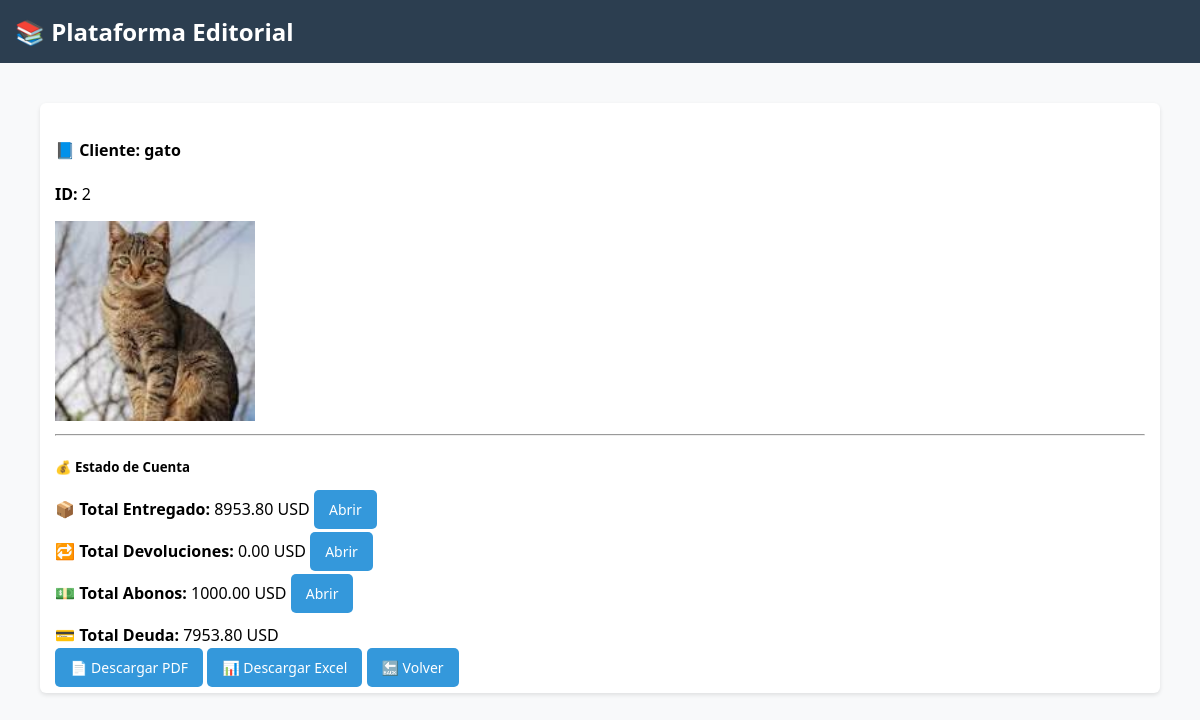
/ver_cliente/2, run on the app's committed database.
### tables this page shows
CREATE TABLE clientes (
            id INTEGER PRIMARY KEY AUTOINCREMENT,
            nombre TEXT,
            foto TEXT
        );

### app.py (the view)
@app.route('/ver_cliente/<int:cliente_id>')
def ver_cliente(cliente_id):
    conn = sqlite3.connect(DATABASE)
    cursor = conn.cursor()
    cursor.execute("SELECT * FROM clientes WHERE id = ?", (cliente_id,))
    cliente = cursor.fetchone()
    cursor.execute("SELECT cantidad, precio_unitario, descuento FROM ventas WHERE cliente_id = ?", (cliente_id,))
    ventas = cursor.fetchall()
    total_entregado = sum(
        cantidad * (precio_unitario * (1 - descuento / 100))
        for cantidad, precio_unitario, descuento in ventas
    )
    cursor.execute("SELECT libro, cantidad FROM devoluciones WHERE cliente_id = ?", (cliente_id,))
    devoluciones = cursor.fetchall()
    total_devoluciones = sum(cant * precio_del_libro(lib) for lib, cant in devoluciones)
    cursor.execute("SELECT monto FROM abonos WHERE cliente_id = ?", (cliente_id,))
    abonos = cursor.fetchall()
    total_abonos = sum(a[0] for a in abonos)
    conn.close()
    total_deuda = total_entregado - total_devoluciones - total_abonos
    return render_template(
        'ver_cliente.html',
        cliente=cliente,
        total_entregado=round(total_entregado, 2),
        total_devoluciones=round(total_devoluciones, 2),
        total_abonos=round(total_abonos, 2),
        total_deuda=round(total_deuda, 2)
    )

### app.py (called while the page is built)
def precio_del_libro(nombre_libro):
    conn = sqlite3.connect(DATABASE)
    c = conn.cursor()
    c.execute("SELECT precio FROM libros WHERE nombre = ?", (nombre_libro,))
    resultado = c.fetchone()
    conn.close()
    return resultado[0] if resultado else 0.0

### templates/ver_cliente.html
{% extends 'base.html' %}
{% block content %}
<div class="container mt-4">
    <div class="card mb-4">
        <div class="card-body">
            <h4>📘 Cliente: <strong>{{ cliente[1] }}</strong></h4>
            <p><strong>ID:</strong> {{ cliente[0] }}</p>
            {% if cliente[2] %}
                <img src="{{ url_for('static', filename='images/' ~ cliente[2]) }}" class="img-thumbnail" width="200">
            {% endif %}
            <hr>
            <h5 class="mt-3">💰 Estado de Cuenta</h5>
            <div style="margin-bottom: 20px;" class="d-flex justify-content-between align-items-center">
                <span>📦 <strong>Total Entregado:</strong> {{ "%.2f"|format(total_entregado) }} USD</span>
                <a href="{{ url_for('ver_entregas', cliente_id=cliente[0]) }}" class="btn btn-sm btn-outline-primary">Abrir</a>
            </div>
            <div style="margin-bottom: 20px;" class="d-flex justify-content-between align-items-center">
                <span>🔁 <strong>Total Devoluciones:</strong> {{ "%.2f"|format(total_devoluciones) }} USD</span>
                <a href="{{ url_for('ver_devoluciones', cliente_id=cliente[0]) }}" class="btn btn-sm btn-outline-primary">Abrir</a>
            </div>
            <div style="margin-bottom: 20px;" class="d-flex justify-content-between align-items-center">
                <span>💵 <strong>Total Abonos:</strong> {{ "%.2f"|format(total_abonos) }} USD</span>
                <a href="{{ url_for('ver_abonos', cliente_id=cliente[0]) }}" class="btn btn-sm btn-outline-primary">Abrir</a>
            </div>
            <div style="margin-bottom: 10px;" class="d-flex justify-content-between align-items-center">
                <span>💳 <strong>Total Deuda:</strong> <span class="text-danger">{{ "%.2f"|format(total_deuda) }} USD</span></span>
            </div>
            <div class="mt-4">
                <a href="{{ url_for('descargar_pdf', cliente_id=cliente[0]) }}" class="btn btn-danger">📄 Descargar PDF</a>
		<a href="{{ url_for('descargar_excel', cliente_id=cliente[0]) }}" class="btn btn-success">📊 Descargar Excel</a>
                <a href="{{ url_for('clientes') }}" class="btn btn-secondary">🔙 Volver</a>
            </div>
        </div>
    </div>
</div>
{% endblock %}

### templates/base.html (style rules this page uses)
body { font-family: 'Segoe UI', sans-serif; margin: 0; background: #f8f9fa; }
.btn { background-color: #3498db; padding: 10px 15px; border: none; border-radius: 5px; color: white; text-decoration: none; font-size: 14px; cursor: pointer; }
.container { padding: 20px; }
.card { background-color: white; border-radius: 6px; box-shadow: 0 2px 4px rgba(0,0,0,0.1); padding: 15px; margin-bottom: 20px; }

### data on the page
clientes: nombre "gato", id "2", foto (picture)

### other printed values
{{ "%.2f"|format(total_entregado) }} "8953.80"
{{ "%.2f"|format(total_devoluciones) }} "0.00"
{{ "%.2f"|format(total_abonos) }} "1000.00"
{{ "%.2f"|format(total_deuda) }} "7953.80"
